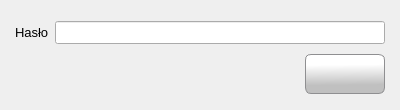
<?xml version="1.0" encoding="UTF-8"?>
<ui version="4.0">
 <class>Form</class>
 <widget class="QWidget" name="Form">
  <property name="windowModality">
   <enum>Qt::ApplicationModal</enum>
  </property>
  <property name="geometry">
   <rect>
    <x>0</x>
    <y>0</y>
    <width>400</width>
    <height>110</height>
   </rect>
  </property>
  <property name="font">
   <font>
    <family>Tahoma</family>
    <pointsize>10</pointsize>
   </font>
  </property>
  <property name="windowTitle">
   <string>Hasło</string>
  </property>
  <property name="windowIcon">
   <iconset resource="../res/main_form.qrc">
    <normaloff>:/icons/res/icon/favourite.png</normaloff>:/icons/res/icon/favourite.png</iconset>
  </property>
  <layout class="QFormLayout" name="formLayout">
   <property name="leftMargin">
    <number>15</number>
   </property>
   <property name="topMargin">
    <number>21</number>
   </property>
   <property name="rightMargin">
    <number>15</number>
   </property>
   <item row="0" column="0">
    <widget class="QLabel" name="label">
     <property name="text">
      <string>Hasło</string>
     </property>
    </widget>
   </item>
   <item row="0" column="1">
    <widget class="QLineEdit" name="txt_password">
     <property name="minimumSize">
      <size>
       <width>0</width>
       <height>22</height>
      </size>
     </property>
    </widget>
   </item>
   <item row="1" column="0" colspan="2">
    <layout class="QHBoxLayout" name="horizontalLayout">
     <property name="spacing">
      <number>0</number>
     </property>
     <property name="topMargin">
      <number>4</number>
     </property>
     <item>
      <spacer name="horizontalSpacer">
       <property name="orientation">
        <enum>Qt::Horizontal</enum>
       </property>
       <property name="sizeHint" stdset="0">
        <size>
         <width>40</width>
         <height>20</height>
        </size>
       </property>
      </spacer>
     </item>
     <item>
      <widget class="QPushButton" name="btn_ok">
       <property name="minimumSize">
        <size>
         <width>80</width>
         <height>40</height>
        </size>
       </property>
       <property name="maximumSize">
        <size>
         <width>80</width>
         <height>40</height>
        </size>
       </property>
       <property name="styleSheet">
        <string notr="true">QPushButton {
border: 1px solid #8f8f91;
border-radius: 6px;
background-color: qlineargradient(spread:pad, x1:0.529318, y1:1, x2:0.511909, y2:0.262, stop:0.295455 rgba(192, 192, 192, 255), stop:1 rgba(255, 255, 255, 255))
}
QPushButton:hover {
background-color: qlineargradient(spread:pad, x1:0.507, y1:0.937, x2:0.489, y2:0.08, stop:0 rgba(207, 207, 207, 255), stop:1 rgba(255, 255, 255, 255))
 }
QPushButton:pressed {
 background-color: qlineargradient(spread:pad, x1:0.513, y1:0, x2:0.495, y2:0.886, stop:0.306818 rgba(208, 208, 208, 255), stop:1 rgba(255, 255, 255, 255))
}</string>
       </property>
       <property name="text">
        <string/>
       </property>
       <property name="icon">
        <iconset resource="../res/main_form.qrc">
         <normaloff>:/icons/res/icon/check.png</normaloff>:/icons/res/icon/check.png</iconset>
       </property>
       <property name="iconSize">
        <size>
         <width>32</width>
         <height>32</height>
        </size>
       </property>
      </widget>
     </item>
    </layout>
   </item>
  </layout>
 </widget>
 <resources>
  <include location="../res/main_form.qrc"/>
 </resources>
 <connections/>
</ui>
